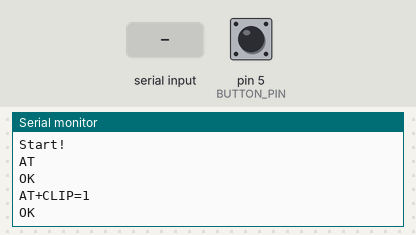
The sketch below on a simulated Arduino Uno, built with avr-gcc and run on an emulated ATmega328P. On the bench: the last lines printed to the serial monitor. The inputs (shaded band) are chosen by the test bench; at power-on: pin 5 (BUTTON_PIN) HIGH. The modem accepts every AT command (registered, SIM ready, sends succeed) and sends nothing else.

Above: at 3.2 s.
3.3 s: "RING" received over the second serial link
At 5.1 s:
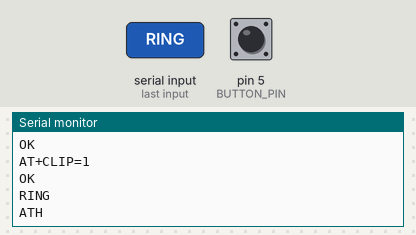
5.8 s: "1" received over the second serial link
At 7.1 s:
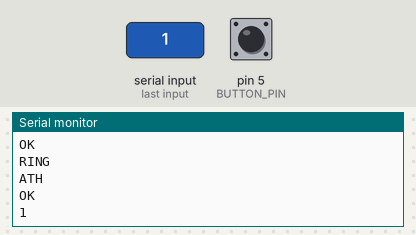

Measured:
- after the input at 3.3 s, the serial monitor: prints a new line after 1.0 s (image 1)
- after the input at 5.8 s, the serial monitor: prints a new line after 1.0 s (image 2)

The sketch:

SHARUNAKEM_SOS_ZANGOV.ino
```cpp
#include <SoftwareSerial.h>                     // Библиотека програмной реализации обмена по UART-протоколу
SoftwareSerial SIM800(2, 3);                    // RX, TX

String _response = "";                          // Переменная для хранения ответа модуля

const int BUTTON_PIN = 5;
bool buttonPressed = false;

void setup() {
  Serial.begin(9600);                           // Скорость обмена данными с компьютером
  SIM800.begin(9600);                           // Скорость обмена данными с модемом
  Serial.println("Start!");
pinMode(BUTTON_PIN, INPUT_PULLUP);
  sendATCommand("AT", true);                    // Отправили AT для настройки скорости обмена данными

  // Команды настройки модема при каждом запуске
  _response = sendATCommand("AT+CLIP=1", true);  // Включаем АОН

  //_response = sendATCommand("AT+DDET=1", true);  // Включаем DTMF
}

String sendATCommand(String cmd, bool waiting) {
  String _resp = "";                            // Переменная для хранения результата
  Serial.println(cmd);                          // Дублируем команду в монитор порта
  SIM800.println(cmd);                          // Отправляем команду модулю
  if (waiting) {                                // Если необходимо дождаться ответа...
    _resp = waitResponse();                     // ... ждем, когда будет передан ответ
    // Если Echo Mode выключен (ATE0), то эти 3 строки можно закомментировать
    if (_resp.startsWith(cmd)) {                // Убираем из ответа дублирующуюся команду
      _resp = _resp.substring(_resp.indexOf("\r", cmd.length()) + 2);
    }
    Serial.println(_resp);                      // Дублируем ответ в монитор порта
  }
  return _resp;                                 // Возвращаем результат. Пусто, если проблема
}

String waitResponse() {                         // Функция ожидания ответа и возврата полученного результата
  String _resp = "";                            // Переменная для хранения результата
  long _timeout = millis() + 10000;             // Переменная для отслеживания таймаута (10 секунд)
  while (!SIM800.available() && millis() < _timeout)  {}; // Ждем ответа 10 секунд, если пришел ответ или наступил таймаут, то...
  if (SIM800.available()) {                     // Если есть, что считывать...
    _resp = SIM800.readString();                // ... считываем и запоминаем
  }
  else {                                        // Если пришел таймаут, то...
    Serial.println("Timeout...");               // ... оповещаем об этом и...
  }
  return _resp;                                 // ... возвращаем результат. Пусто, если проблема
}

void loop() {
  if (SIM800.available())   {                   // Если модем, что-то отправил...
    _response = waitResponse();                 // Получаем ответ от модема для анализа
    _response.trim();                           // Убираем лишние пробелы в начале и конце
    Serial.println(_response);                  // Если нужно выводим в монитор порта
    String whiteListPhones = "0769888360";  // Белый список телефонов   +33769888360

    if (_response.startsWith("RING")) {         // Есть входящий вызов

      int phoneindex = _response.indexOf("+CLIP: \"");// Есть ли информация об определении номера, если да, то phoneindex>-1

      String innerPhone = "";                   // Переменная для хранения определенного номера

      if (phoneindex >= 0) {                    // Если информация была найдена

        phoneindex += 8;                     // Парсим строку и ...

        innerPhone = _response.substring(phoneindex, _response.indexOf("\"", phoneindex)); // ...получаем номер

        Serial.println("Number: " + innerPhone); // Выводим номер в монитор порта

      }

      // Проверяем, чтобы длина номера была больше 6 цифр, и номер должен быть в списке   +7928xxxxxxx

      if (innerPhone.length() >= 7 && whiteListPhones.indexOf(innerPhone) >= 0) {

        sendATCommand("ATA", true);        // Если да, то отвечаем на вызов

      }

      else {

        sendATCommand("ATH", true);        // Если нет, то отклоняем вызов

      }

    }

  }


 if (digitalRead(BUTTON_PIN) == LOW && !buttonPressed) {
    // Если кнопка нажата и предыдущего вызова не было
    makeCall();
    buttonPressed = true;  // Устанавливаем флаг, чтобы предотвратить повторный вызов
  }

  if (digitalRead(BUTTON_PIN) == HIGH && buttonPressed) {
    // Если кнопка отпущена и был вызов, сбрасываем флаг
    buttonPressed = false;
  }

  if (Serial.available())  {                    // Ожидаем команды по Serial...
    SIM800.write(Serial.read());                // ...и отправляем полученную команду модему
  }


  }


void makeCall() {
  SIM800.println("ATD+33769888360;");  // Замените "+1234567890" на номер, на который нужно сделать вызов

}
```
